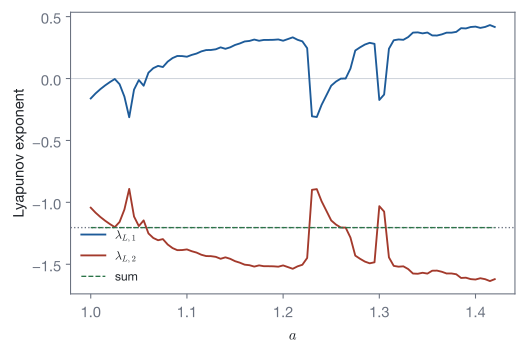

Generate this figure with Python:
"""The two Lyapunov exponents of the Henon map against a, at b = 0.3 (Datseris Ch. 3)."""
import os
import sys

sys.path.insert(0, os.path.join(os.path.dirname(os.path.abspath(__file__)), "..", "..", "..", "_filters"))
from figstyle import *  # noqa: E402,F403

import numpy as np  # noqa: E402
from skcomplex.core.analysis import lyapunov  # noqa: E402
from skcomplex.systems.mathematics.dynamical_systems import HenonMapSystem  # noqa: E402

values = np.linspace(1.0, 1.42, 85)
spectra = np.array([lyapunov(HenonMapSystem(x=0.1, y=0.1, a=a), until=4000, transient=1000).exponents for a in values])

fig, ax = plt.subplots(figsize=(5.6, 3.8))
ax.axhline(0, color=GRID, lw=0.8)
ax.axhline(np.log(0.3), color=MUTED, lw=1, ls=":")
ax.plot(values, spectra[:, 0], color=ACCENT, lw=1.4, label=r"$\lambda_{L,1}$")
ax.plot(values, spectra[:, 1], color=STATEMENT, lw=1.4, label=r"$\lambda_{L,2}$")
ax.plot(values, spectra.sum(axis=1), color=EXAMPLE, lw=1, ls="--", label="sum")
ax.set_xlabel(r"$a$")
ax.set_ylabel("Lyapunov exponent")
ax.legend(frameon=False, fontsize=9, loc="lower left")
fig.tight_layout()
save_figure(fig, "henon_lyapunov")
